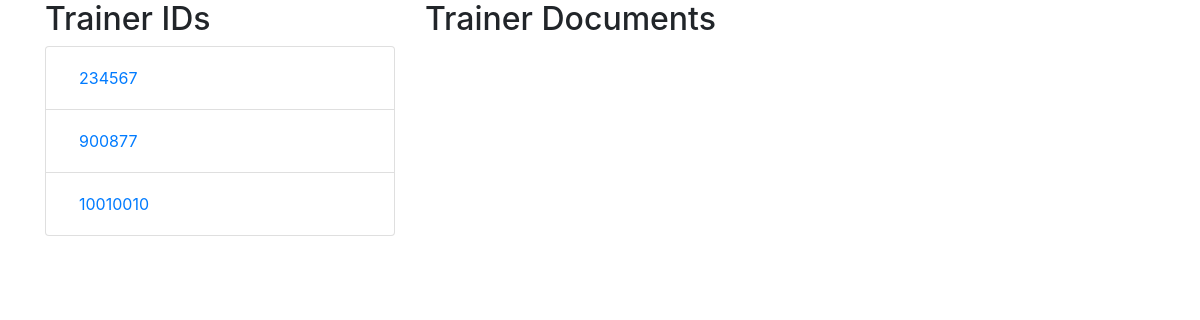
The page /docuploads/docdisplay2.php on the database as committed earlier.
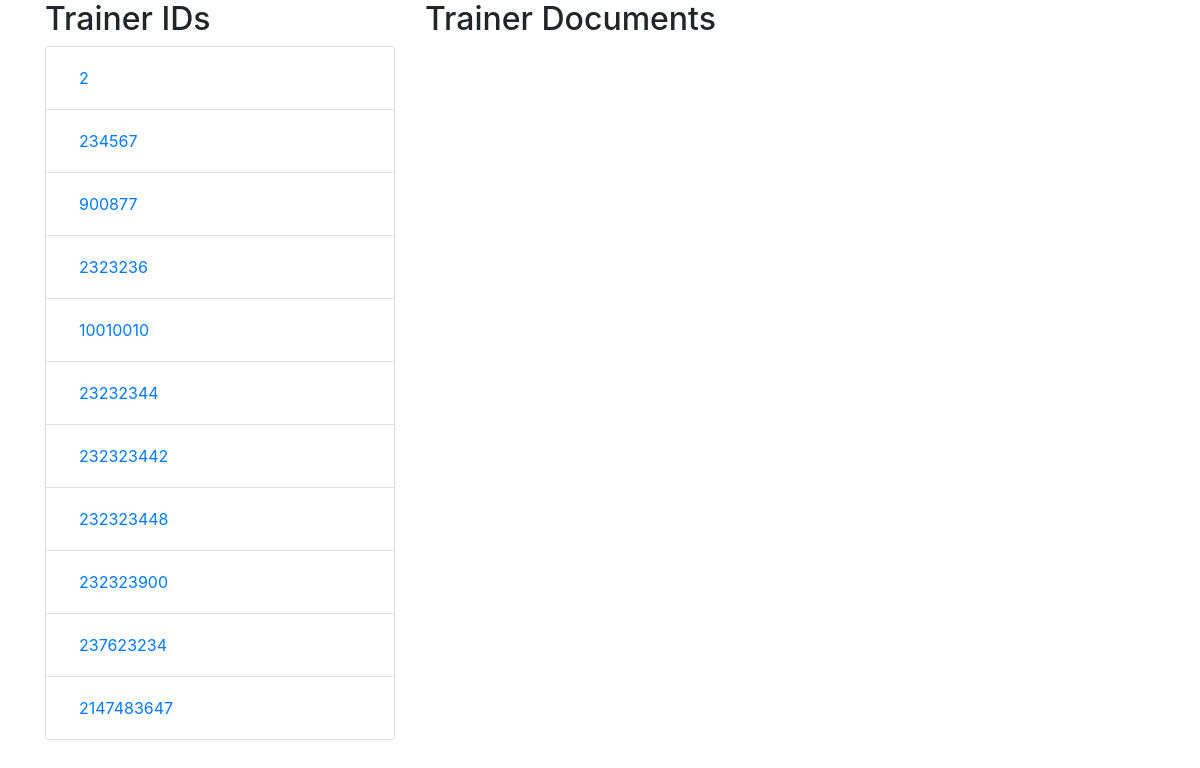
The same page on the database as committed later.
### tables this page shows
CREATE TABLE `tbltrainerdocs` (
  `id` int(11) NOT NULL,
  `trainer_id` int(11) NOT NULL,
  `id_path` varchar(100) NOT NULL,
  `license_cert_path` varchar(255) NOT NULL,
  `business_registration_cert_path` varchar(255) NOT NULL,
  `created_at` timestamp NOT NULL DEFAULT current_timestamp(),
  `updated_at` timestamp NOT NULL DEFAULT current_timestamp() ON UPDATE current_timestamp()
);

### docuploads/docdisplay2.php (the view, shortened to what this page needs)
<?php
include '../config/config.php';
$query = "SELECT trainer_id FROM tbltrainerdocs";
$result = mysqli_query($conn, $query);
$trainerIds = mysqli_fetch_all($result, MYSQLI_ASSOC);
?>
<!DOCTYPE html>
<html>
<head>
    <link rel="stylesheet" href="https://stackpath.bootstrapcdn.com/bootstrap/4.5.2/css/bootstrap.min.css">
</head>
<body>
    <div class="container">
        <div class="row">
            <div class="col-md-4">
                <h2>Trainer IDs</h2>
                <ul class="list-group">
                    <?php foreach ($trainerIds as $trainer): ?>
                        <li class="list-group-item">
                            <form method="POST" action="">
                                <button type="submit" class="btn btn-link"><?php echo $trainer['trainer_id']; ?></button>
                            </form>
                        </li>
                    <?php endforeach; ?>
                </ul>
            </div>
            <div class="col-md-8">
                <h2>Trainer Documents</h2>
            </div>
        </div>
    </div>
</body>
</html>

Rows that differ between the two databases and show on the page:
added tbltrainerdocs: trainer "2"
added tbltrainerdocs: trainer "2323236"
added tbltrainerdocs: trainer "23232344"
added tbltrainerdocs: trainer "232323442"
added tbltrainerdocs: trainer "232323448"
added tbltrainerdocs: trainer "232323900"
added tbltrainerdocs: trainer "237623234"
added tbltrainerdocs: trainer "2147483647"
